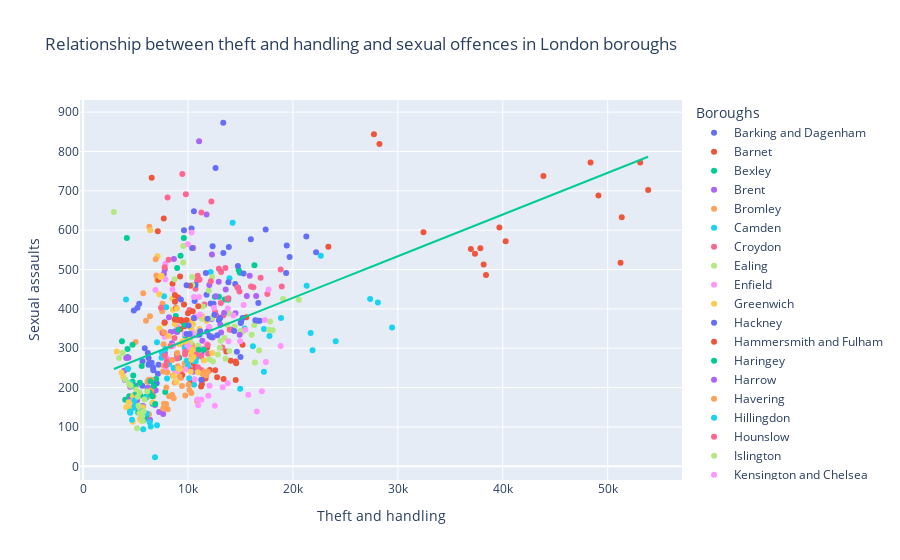

Source (notebook cell):
### Code cell
#creation of fifth scatter plot 

fig = px.scatter(final_df,x='Theft and handling',y='Sexual assaults',color='Boroughs',
                 title = "Relationship between theft and handling and sexual offences in London boroughs",
                 trendline="ols",trendline_scope="overall")

fig.show()

fig.write_html('/Users/jutti/Documents/QM2SRQ1-2/Visualisations/Relationship between theft and handling and sexual offences in London boroughs.html')

### Figure 1 — Plotly figure (JSON) as saved in the notebook; plotly's stock layout.template omitted (floating-point values rounded to 4 significant figures; data arrays with more than 128 entries replaced by an {"elided": "..."} marker saying what was removed)
{"data": [{"hovertemplate": "Boroughs=Barking and Dagenham<br>Theft and handling=%{x}<br>Sexual assaults=%{y}<extra></extra>", "legendgroup": "Barking and Dagenham", "marker": {"color": "#636efa", "symbol": "circle"}, "mode": "markers", "name": "Barking and Dagenham", "orientation": "v", "showlegend": true, "type": "scatter", "x": [6624, 6864, 7017, 6665, 7129, 6691, 7194, 6540, 6174, 5644, 5666, 6315, 6244, 6242, 5879, 5186, 5349, 4836], "xaxis": "x", "y": [186, 210, 211, 251, 235, 244, 258, 263, 288, 205, 267, 262, 275, 258, 300, 403, 413, 396], "yaxis": "y"}, {"hovertemplate": "Boroughs=Barnet<br>Theft and handling=%{x}<br>Sexual assaults=%{y}<extra></extra>", "legendgroup": "Barnet", "marker": {"color": "#EF553B", "symbol": "circle"}, "mode": "markers", "name": "Barnet", "orientation": "v", "showlegend": true, "type": "scatter", "x": [10999, 11326, 12074, 13649, 14542, 15557, 15200, 11818, 10163, 10198, 9781, 9700, 10132, 10458, 9670, 9068, 9246, 8528], "xaxis": "x", "y": [244, 220, 245, 292, 266, 379, 309, 301, 269, 247, 318, 303, 297, 300, 356, 429, 482, 464], "yaxis": "y"}, {"hovertemplate": "Boroughs=Bexley<br>Theft and handling=%{x}<br>Sexual assaults=%{y}<extra></extra>", "legendgroup": "Bexley", "marker": {"color": "#00cc96", "symbol": "circle"}, "mode": "markers", "name": "Bexley", "orientation": "v", "showlegend": true, "type": "scatter", "x": [7846, 7832, 6964, 6743, 6630, 5590, 6136, 4917, 5598, 5256, 4878, 4412, 4019, 4406, 4248, 4247, 4238, 3706], "xaxis": "x", "y": [155, 189, 222, 204, 159, 255, 199, 181, 153, 137, 177, 175, 169, 178, 247, 278, 298, 318], "yaxis": "y"}, {"hovertemplate": "Boroughs=Brent<br>Theft and handling=%{x}<br>Sexual assaults=%{y}<extra></extra>", "legendgroup": "Brent", "marker": {"color": "#ab63fa", "symbol": "circle"}, "mode": "markers", "name": "Brent", "orientation": "v", "showlegend": true, "type": "scatter", "x": [10388, 10371, 10831, 11285, 12239, 11159, 11371, 10330, 8777, 7794, 8475, 8344, 8965, 8193, 7778, 7701, 8657, 7784], "xaxis": "x", "y": [337, 339, 334, 287, 374, 298, 319, 336, 343, 287, 313, 341, 341, 379, 366, 489, 527, 500], "yaxis": "y"}, {"hovertemplate": "Boroughs=Bromley<br>Theft and handling=%{x}<br>Sexual assaults=%{y}<extra></extra>", "legendgroup": "Bromley", "marker": {"color": "#FFA15A", "symbol": "circle"}, "mode": "markers", "name": "Bromley", "orientation": "v", "showlegend": true, "type": "scatter", "x": [10866, 10325, 11618, 11892, 11731, 10390, 11038, 9684, 8727, 9344, 7602, 7628, 7696, 8018, 7672, 7537, 7573, 6375], "xaxis": "x", "y": [166, 186, 232, 240, 233, 308, 293, 261, 244, 225, 280, 241, 256, 239, 310, 394, 413, 381], "yaxis": "y"}, {"hovertemplate": "Boroughs=Camden<br>Theft and handling=%{x}<br>Sexual assaults=%{y}<extra></extra>", "legendgroup": "Camden", "marker": {"color": "#19d3f3", "symbol": "circle"}, "mode": "markers", "name": "Camden", "orientation": "v", "showlegend": true, "type": "scatter", "x": [21873, 24076, 28098, 29450, 27359, 22660, 21310, 21693, 17238, 14971, 16188, 17235, 18863, 17767, 15399, 13951, 14256, 12163], "xaxis": "x", "y": [295, 318, 416, 353, 425, 535, 459, 339, 240, 197, 305, 349, 377, 331, 350, 478, 619, 494], "yaxis": "y"}, {"hovertemplate": "Boroughs=Croydon<br>Theft and handling=%{x}<br>Sexual assaults=%{y}<extra></extra>", "legendgroup": "Croydon", "marker": {"color": "#FF6692", "symbol": "circle"}, "mode": "markers", "name": "Croydon", "orientation": "v", "showlegend": true, "type": "scatter", "x": [13274, 12582, 13386, 13853, 12687, 11565, 12017, 10251, 9337, 10138, 10711, 10870, 10931, 11103, 10499, 9797, 9459, 8053], "xaxis": "x", "y": [302, 392, 384, 427, 384, 411, 352, 354, 372, 397, 451, 472, 484, 474, 555, 691, 743, 683], "yaxis": "y"}, {"hovertemplate": "Boroughs=Ealing<br>Theft and handling=%{x}<br>Sexual assaults=%{y}<extra></extra>", "legendgroup": "Ealing", "marker": {"color": "#B6E880", "symbol": "circle"}, "mode": "markers", "name": "Ealing", "orientation": "v", "showlegend": true, "type": "scatter", "x": [13730, 14989, 15209, 16310, 14443, 13894, 13476, 13117, 10959, 10233, 10844, 12267, 11425, 11306, 10398, 9540, 9543, 8715], "xaxis": "x", "y": [360, 344, 342, 359, 355, 388, 326, 319, 307, 314, 338, 377, 406, 375, 481, 518, 560, 475], "yaxis": "y"}, {"hovertemplate": "Boroughs=Enfield<br>Theft and handling=%{x}<br>Sexual assaults=%{y}<extra></extra>", "legendgroup": "Enfield", "marker": {"color": "#FF97FF", "symbol": "circle"}, "mode": "markers", "name": "Enfield", "orientation": "v", "showlegend": true, "type": "scatter", "x": [10148, 10569, 11029, 11470, 11774, 10793, 9703, 9061, 8709, 7902, 7508, 7802, 8072, 8572, 8984, 7848, 7848, 6901], "xaxis": "x", "y": [221, 256, 296, 299, 311, 247, 293, 241, 246, 252, 343, 329, 272, 306, 356, 475, 515, 448], "yaxis": "y"}, {"hovertemplate": "Boroughs=Greenwich<br>Theft and handling=%{x}<br>Sexual assaults=%{y}<extra></extra>", "legendgroup": "Greenwich", "marker": {"color": "#FECB52", "symbol": "circle"}, "mode": "markers", "name": "Greenwich", "orientation": "v", "showlegend": true, "type": "scatter", "x": [11103, 10405, 10486, 11758, 11356, 10229, 10297, 8733, 10165, 9473, 8545, 8506, 7740, 8148, 7279, 7481, 7100, 7045], "xaxis": "x", "y": [349, 343, 361, 369, 382, 352, 370, 361, 324, 317, 398, 426, 363, 331, 350, 484, 534, 473], "yaxis": "y"}, {"hovertemplate": "Boroughs=Hackney<br>Theft and handling=%{x}<br>Sexual assaults=%{y}<extra></extra>", "legendgroup": "Hackney", "marker": {"color": "#636efa", "symbol": "circle"}, "mode": "markers", "name": "Hackney", "orientation": "v", "showlegend": true, "type": "scatter", "x": [15209, 16424, 16831, 16642, 16704, 14762, 14502, 12521, 11862, 10634, 10714, 12161, 12948, 13064, 11769, 10386, 10564, 10340], "xaxis": "x", "y": [377, 371, 370, 370, 415, 454, 463, 385, 375, 420, 461, 414, 371, 377, 436, 555, 648, 604], "yaxis": "y"}, {"hovertemplate": "Boroughs=Hammersmith and Fulham<br>Theft and handling=%{x}<br>Sexual assaults=%{y}<extra></extra>", "legendgroup": "Hammersmith and Fulham", "marker": {"color": "#EF553B", "symbol": "circle"}, "mode": "markers", "name": "Hammersmith and Fulham", "orientation": "v", "showlegend": true, "type": "scatter", "x": [12595, 13394, 14549, 14590, 14072, 12778, 11670, 11328, 9381, 9448, 10296, 10706, 11246, 10534, 8955, 9272, 8873, 7773], "xaxis": "x", "y": [244, 222, 219, 262, 268, 226, 223, 209, 247, 232, 217, 251, 203, 262, 285, 348, 402, 365], "yaxis": "y"}, {"hovertemplate": "Boroughs=Haringey<br>Theft and handling=%{x}<br>Sexual assaults=%{y}<extra></extra>", "legendgroup": "Haringey", "marker": {"color": "#00cc96", "symbol": "circle"}, "mode": "markers", "name": "Haringey", "orientation": "v", "showlegend": true, "type": "scatter", "x": [12946, 12555, 14942, 16332, 14829, 13823, 13492, 11518, 11012, 9168, 9083, 8837, 9733, 9687, 9571, 8967, 9600, 9290], "xaxis": "x", "y": [431, 431, 492, 511, 499, 423, 424, 296, 296, 276, 347, 382, 332, 360, 364, 504, 580, 535], "yaxis": "y"}, {"hovertemplate": "Boroughs=Harrow<br>Theft and handling=%{x}<br>Sexual assaults=%{y}<extra></extra>", "legendgroup": "Harrow", "marker": {"color": "#ab63fa", "symbol": "circle"}, "mode": "markers", "name": "Harrow", "orientation": "v", "showlegend": true, "type": "scatter", "x": [5714, 5855, 6376, 7637, 7253, 6924, 6849, 6199, 5141, 5048, 5007, 5012, 4527, 4489, 4005, 4114, 4320, 3926], "xaxis": "x", "y": [153, 123, 118, 133, 138, 193, 156, 200, 168, 161, 205, 172, 170, 202, 219, 275, 276, 243], "yaxis": "y"}, {"hovertemplate": "Boroughs=Havering<br>Theft and handling=%{x}<br>Sexual assaults=%{y}<extra></extra>", "legendgroup": "Havering", "marker": {"color": "#FFA15A", "symbol": "circle"}, "mode": "markers", "name": "Havering", "orientation": "v", "showlegend": true, "type": "scatter", "x": [8071, 7915, 8636, 8211, 8488, 7712, 8742, 7636, 6283, 6702, 6254, 6512, 6506, 6454, 6147, 5730, 6000, 5013], "xaxis": "x", "y": [145, 158, 173, 178, 181, 159, 213, 147, 132, 178, 220, 220, 193, 183, 215, 440, 370, 316], "yaxis": "y"}, {"hovertemplate": "Boroughs=Hillingdon<br>Theft and handling=%{x}<br>Sexual assaults=%{y}<extra></extra>", "legendgroup": "Hillingdon", "marker": {"color": "#19d3f3", "symbol": "circle"}, "mode": "markers", "name": "Hillingdon", "orientation": "v", "showlegend": true, "type": "scatter", "x": [10114, 10577, 10539, 10794, 10725, 9883, 9687, 9983, 8621, 8001, 7839, 7512, 8192, 7471, 7045, 7924, 7718, 6858], "xaxis": "x", "y": [224, 207, 268, 276, 267, 268, 302, 255, 250, 223, 298, 289, 260, 276, 315, 404, 432, 23], "yaxis": "y"}, {"hovertemplate": "Boroughs=Hounslow<br>Theft and handling=%{x}<br>Sexual assaults=%{y}<extra></extra>", "legendgroup": "Hounslow", "marker": {"color": "#FF6692", "symbol": "circle"}, "mode": "markers", "name": "Hounslow", "orientation": "v", "showlegend": true, "type": "scatter", "x": [11920, 11264, 11279, 11881, 10742, 9755, 9724, 8958, 7978, 7890, 7789, 8337, 9012, 8713, 7582, 7775, 8156, 7426], "xaxis": "x", "y": [286, 245, 279, 308, 285, 292, 284, 274, 267, 256, 281, 306, 279, 326, 339, 506, 525, 403], "yaxis": "y"}, {"hovertemplate": "Boroughs=Islington<br>Theft and handling=%{x}<br>Sexual assaults=%{y}<extra></extra>", "legendgroup": "Islington", "marker": {"color": "#B6E880", "symbol": "circle"}, "mode": "markers", "name": "Islington", "orientation": "v", "showlegend": true, "type": "scatter", "x": [16068, 16378, 17747, 19058, 20560, 17822, 18069, 16775, 13583, 12031, 12377, 13034, 12849, 13942, 12232, 11979, 12308, 10408], "xaxis": "x", "y": [334, 264, 347, 425, 423, 368, 346, 294, 273, 272, 267, 301, 284, 293, 332, 447, 481, 461], "yaxis": "y"}, {"hovertemplate": "Boroughs=Kensington and Chelsea<br>Theft and handling=%{x}<br>Sexual assaults=%{y}<extra></extra>", "legendgroup": "Kensington and Chelsea", "marker": {"color": "#FF97FF", "symbol": "circle"}, "mode": "markers", "name": "Kensington and Chelsea", "orientation": "v", "showlegend": true, "type": "scatter", "x": [15748, 16558, 17043, 18835, 17420, 14969, 13790, 13308, 12564, 10907, 10969, 11279, 11940, 12065, 10635, 10411, 10155, 8515], "xaxis": "x", "y": [182, 139, 191, 306, 265, 318, 211, 201, 154, 170, 155, 169, 179, 205, 221, 339, 301, 449], "yaxis": "y"}, {"hovertemplate": "Boroughs=Kingston upon Thames<br>Theft and handling=%{x}<br>Sexual assaults=%{y}<extra></extra>", "legendgroup": "Kingston upon Thames", "marker": {"color": "#FECB52", "symbol": "circle"}, "mode": "markers", "name": "Kingston upon Thames", "orientation": "v", "showlegend": true, "type": "scatter", "x": [5579, 5429, 5153, 5694, 6655, 6291, 6143, 5186, 5205, 4743, 4605, 4768, 4761, 4333, 4110, 3824, 3667, 3212], "xaxis": "x", "y": [116, 120, 153, 150, 162, 181, 176, 152, 150, 113, 149, 178, 166, 163, 150, 227, 238, 292], "yaxis": "y"}, {"hovertemplate": "Boroughs=Lambeth<br>Theft and handling=%{x}<br>Sexual assaults=%{y}<extra></extra>", "legendgroup": "Lambeth", "marker": {"color": "#636efa", "symbol": "circle"}, "mode": "markers", "name": "Lambeth", "orientation": "v", "showlegend": true, "type": "scatter", "x": [19685, 19412, 22206, 21277, 19354, 17401, 15990, 13851, 12428, 11706, 12348, 13366, 14757, 15292, 13893, 12630, 13361, 11272], "xaxis": "x", "y": [532, 561, 544, 584, 491, 602, 577, 468, 413, 491, 559, 542, 509, 490, 557, 758, 873, 220], "yaxis": "y"}, {"hovertemplate": "Boroughs=Lewisham<br>Theft and handling=%{x}<br>Sexual assaults=%{y}<extra></extra>", "legendgroup": "Lewisham", "marker": {"color": "#EF553B", "symbol": "circle"}, "mode": "markers", "name": "Lewisham", "orientation": "v", "showlegend": true, "type": "scatter", "x": [10451, 9866, 10004, 10195, 10592, 10981, 10744, 9621, 9346, 9342, 8739, 9057, 8750, 8760, 7164, 7122, 7690, 6538], "xaxis": "x", "y": [394, 372, 389, 459, 376, 407, 380, 411, 370, 371, 373, 372, 435, 418, 474, 597, 630, 733], "yaxis": "y"}, {"hovertemplate": "Boroughs=Merton<br>Theft and handling=%{x}<br>Sexual assaults=%{y}<extra></extra>", "legendgroup": "Merton", "marker": {"color": "#00cc96", "symbol": "circle"}, "mode": "markers", "name": "Merton", "orientation": "v", "showlegend": true, "type": "scatter", "x": [6024, 5798, 6345, 6600, 6877, 6423, 6750, 5971, 4945, 4720, 5083, 5413, 5215, 5445, 4783, 4542, 4717, 4170], "xaxis": "x", "y": [130, 118, 187, 178, 158, 216, 204, 177, 202, 215, 185, 212, 183, 180, 231, 206, 309, 580], "yaxis": "y"}, {"hovertemplate": "Boroughs=Newham<br>Theft and handling=%{x}<br>Sexual assaults=%{y}<extra></extra>", "legendgroup": "Newham", "marker": {"color": "#ab63fa", "symbol": "circle"}, "mode": "markers", "name": "Newham", "orientation": "v", "showlegend": true, "type": "scatter", "x": [14126, 14928, 15607, 16497, 15880, 13596, 14523, 13091, 13159, 12360, 12031, 12929, 12657, 13452, 12283, 11770, 11059, 10482], "xaxis": "x", "y": [347, 334, 433, 433, 484, 449, 389, 360, 340, 327, 461, 469, 432, 390, 538, 640, 826, 240], "yaxis": "y"}, {"hovertemplate": "Boroughs=Redbridge<br>Theft and handling=%{x}<br>Sexual assaults=%{y}<extra></extra>", "legendgroup": "Redbridge", "marker": {"color": "#FFA15A", "symbol": "circle"}, "mode": "markers", "name": "Redbridge", "orientation": "v", "showlegend": true, "type": "scatter", "x": [9733, 10135, 11562, 11729, 11389, 10347, 10065, 9420, 7936, 8513, 8566, 9197, 8977, 9028, 7734, 6979, 6923, 6319], "xaxis": "x", "y": [180, 194, 240, 231, 235, 281, 207, 204, 200, 270, 230, 228, 288, 254, 340, 485, 526, 609], "yaxis": "y"}, {"hovertemplate": "Boroughs=Richmond upon Thames<br>Theft and handling=%{x}<br>Sexual assaults=%{y}<extra></extra>", "legendgroup": "Richmond upon Thames", "marker": {"color": "#19d3f3", "symbol": "circle"}, "mode": "markers", "name": "Richmond upon Thames", "orientation": "v", "showlegend": true, "type": "scatter", "x": [6070, 5733, 6351, 7046, 6452, 6003, 5640, 5616, 4906, 4664, 4499, 4497, 4905, 4920, 4487, 4502, 4285, 4095], "xaxis": "x", "y": [134, 94, 112, 104, 101, 174, 139, 129, 149, 118, 136, 138, 168, 154, 139, 211, 248, 424], "yaxis": "y"}, {"hovertemplate": "Boroughs=Southwark<br>Theft and handling=%{x}<br>Sexual assaults=%{y}<extra></extra>", "legendgroup": "Southwark", "marker": {"color": "#FF6692", "symbol": "circle"}, "mode": "markers", "name": "Southwark", "orientation": "v", "showlegend": true, "type": "scatter", "x": [16232, 14907, 17565, 18934, 18831, 16921, 16013, 14707, 13966, 13129, 12176, 12939, 13567, 13774, 13156, 11272, 12231, 10952], "xaxis": "x", "y": [455, 444, 438, 457, 500, 479, 457, 455, 347, 415, 470, 502, 504, 425, 494, 645, 673, 252], "yaxis": "y"}, {"hovertemplate": "Boroughs=Sutton<br>Theft and handling=%{x}<br>Sexual assaults=%{y}<extra></extra>", "legendgroup": "Sutton", "marker": {"color": "#B6E880", "symbol": "circle"}, "mode": "markers", "name": "Sutton", "orientation": "v", "showlegend": true, "type": "scatter", "x": [5641, 5145, 5685, 5370, 5593, 5843, 6116, 5760, 5291, 5387, 5056, 5209, 4544, 4385, 4047, 3758, 3433, 2934], "xaxis": "x", "y": [128, 97, 115, 135, 135, 170, 190, 139, 154, 188, 195, 177, 205, 209, 220, 288, 275, 646], "yaxis": "y"}, {"hovertemplate": "Boroughs=Tower Hamlets<br>Theft and handling=%{x}<br>Sexual assaults=%{y}<extra></extra>", "legendgroup": "Tower Hamlets", "marker": {"color": "#FF97FF", "symbol": "circle"}, "mode": "markers", "name": "Tower Hamlets", "orientation": "v", "showlegend": true, "type": "scatter", "x": [13858, 14336, 15470, 17677, 17329, 15302, 13796, 12484, 12027, 9939, 9701, 10709, 11055, 11154, 10576, 9991, 10345, 9770], "xaxis": "x", "y": [318, 383, 347, 449, 372, 410, 401, 403, 354, 308, 336, 380, 430, 386, 430, 564, 594, 246], "yaxis": "y"}, {"hovertemplate": "Boroughs=Waltham Forest<br>Theft and handling=%{x}<br>Sexual assaults=%{y}<extra></extra>", "legendgroup": "Waltham Forest", "marker": {"color": "#FECB52", "symbol": "circle"}, "mode": "markers", "name": "Waltham Forest", "orientation": "v", "showlegend": true, "type": "scatter", "x": [9269, 9088, 10448, 12312, 11514, 10942, 10524, 10247, 8908, 8649, 9170, 10303, 9747, 10323, 8948, 7265, 7388, 6399], "xaxis": "x", "y": [247, 247, 297, 288, 269, 239, 278, 240, 214, 229, 310, 290, 318, 271, 401, 437, 481, 600], "yaxis": "y"}, {"hovertemplate": "Boroughs=Wandsworth<br>Theft and handling=%{x}<br>Sexual assaults=%{y}<extra></extra>", "legendgroup": "Wandsworth", "marker": {"color": "#636efa", "symbol": "circle"}, "mode": "markers", "name": "Wandsworth", "orientation": "v", "showlegend": true, "type": "scatter", "x": [15001, 14660, 15026, 15056, 14404, 12788, 12226, 11827, 11166, 10161, 9862, 10063, 11096, 12055, 10565, 9866, 9617, 9322], "xaxis": "x", "y": [278, 291, 364, 368, 344, 333, 328, 342, 343, 336, 336, 358, 334, 331, 377, 460, 600, 424], "yaxis": "y"}, {"hovertemplate": "Boroughs=Westminster<br>Theft and handling=%{x}<br>Sexual assaults=%{y}<extra></extra>", "legendgroup": "Westminster", "marker": {"color": "#EF553B", "symbol": "circle"}, "mode": "markers", "name": "Westminster", "orientation": "v", "showlegend": true, "type": "scatter", "x": [51338, 51225, 53097, 53855, 49116, 48363, 43876, 40276, 37865, 36960, 38179, 37349, 39677, 38401, 32441, 27721, 28247, 23380], "xaxis": "x", "y": [633, 517, 772, 702, 688, 772, 738, 572, 554, 552, 513, 540, 607, 486, 595, 844, 819, 558], "yaxis": "y"}, {"hovertemplate": "<b>OLS trendline</b><br>Sexual assaults = 0.0105941 * Theft and handling + 216.057<br>R<sup>2</sup>=0.262126<br><br>Theft and handling=%{x}<br>Sexual assaults=%{y} <b>(trend)</b><extra></extra>", "legendgroup": "Overall Trendline", "line": {"color": "#00cc96"}, "mode": "lines", "name": "Overall Trendline", "showlegend": true, "type": "scatter", "x": {"elided": "576 int values"}, "xaxis": "x", "y": {"elided": "576 float values"}, "yaxis": "y"}], "layout": {"legend": {"title": {"text": "Boroughs"}, "tracegroupgap": 0}, "title": {"text": "Relationship between theft and handling and sexual offences in London boroughs"}, "xaxis": {"anchor": "y", "domain": [0, 1], "title": {"text": "Theft and handling"}}, "yaxis": {"anchor": "x", "domain": [0, 1], "title": {"text": "Sexual assaults"}}}}
